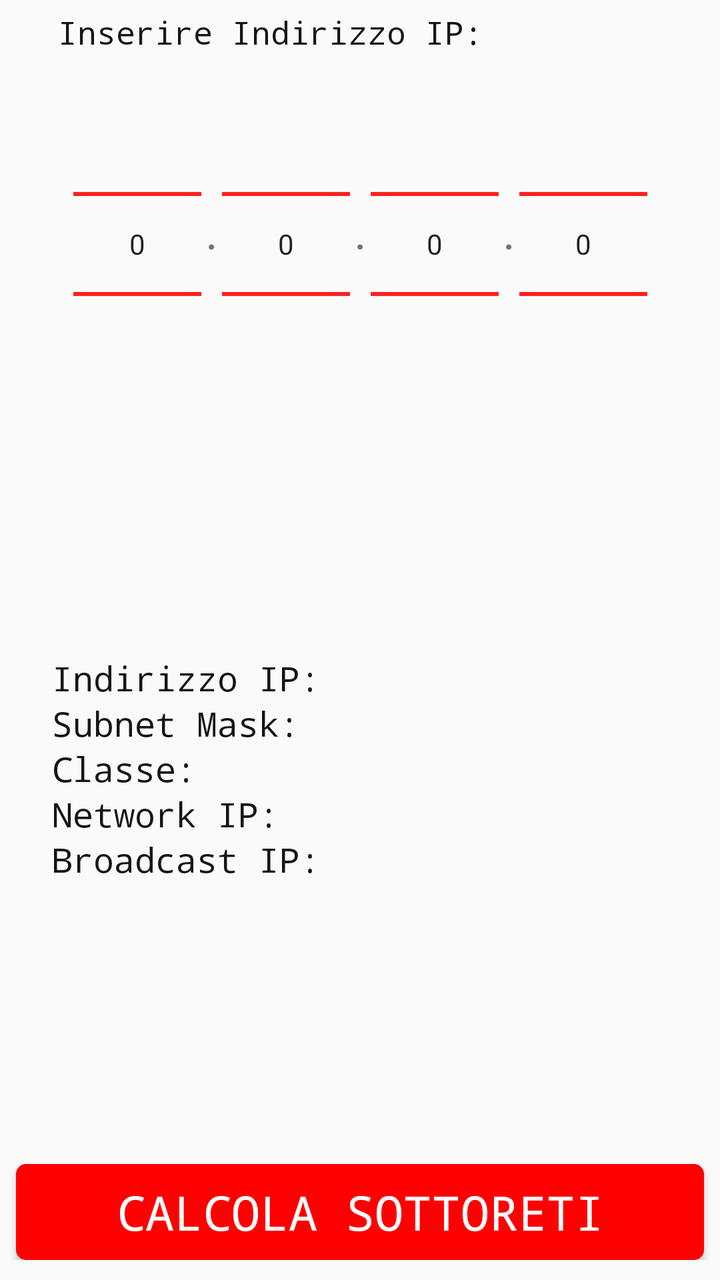
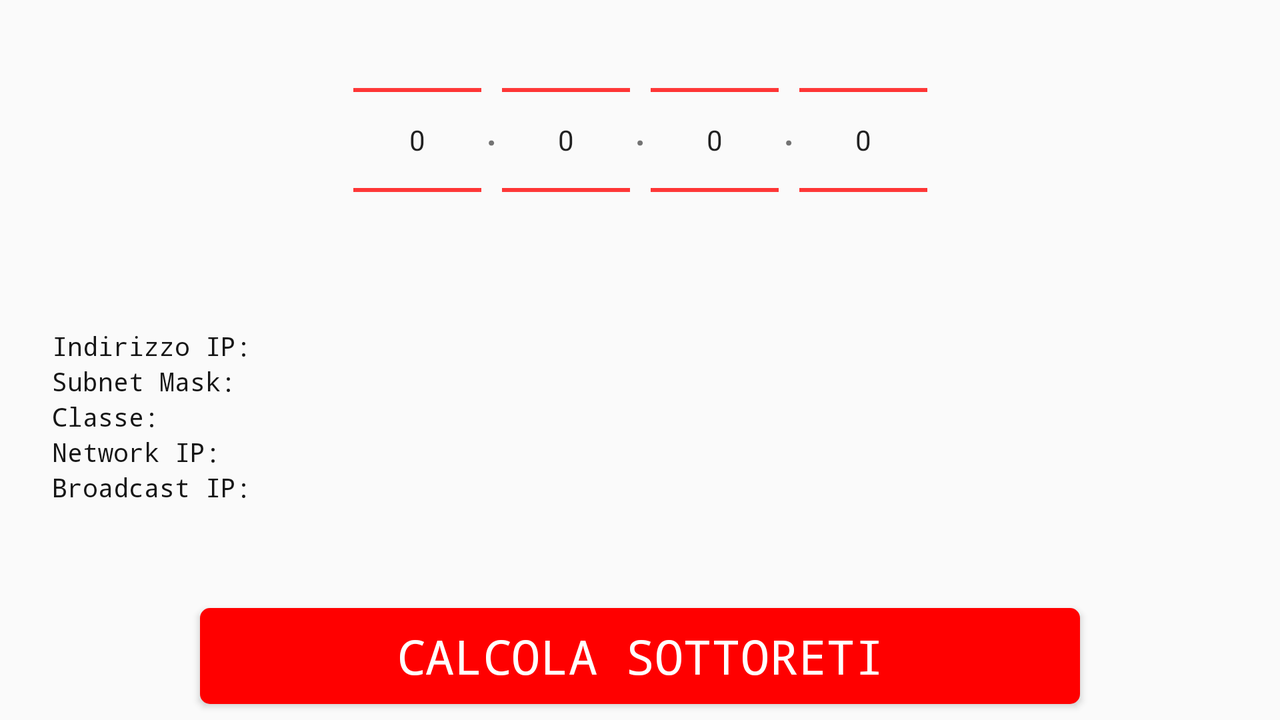

An Android layout and its configuration variant, each rendered on a device that would load it. The default file and the variant file are quoted in full after the pictures.
<!-- AndroidManifest.xml: application theme AppTheme -->
<!-- res/layout/activity_main.xml -->
<?xml version="1.0" encoding="utf-8"?>
<android.support.constraint.ConstraintLayout xmlns:android="http://schemas.android.com/apk/res/android"
    xmlns:app="http://schemas.android.com/apk/res-auto"
    xmlns:tools="http://schemas.android.com/tools"
    android:layout_width="match_parent"
    android:layout_height="match_parent"
    tools:context=".MainActivity"
    >

    <TextView
        android:id="@+id/textView4"
        android:layout_width="wrap_content"
        android:layout_height="wrap_content"
        android:layout_marginStart="8dp"
        android:layout_marginTop="8dp"
        android:layout_marginEnd="8dp"
        android:layout_marginBottom="8dp"
        android:fontFamily="monospace"
        android:text="Inserire Indirizzo IP:"
        android:textColor="@color/colorBackground"
        android:textSize="16sp"
        app:layout_constraintBottom_toTopOf="@+id/linearLayout"
        app:layout_constraintEnd_toEndOf="parent"
        app:layout_constraintHorizontal_bias="0.16"
        app:layout_constraintStart_toStartOf="parent"
        app:layout_constraintTop_toTopOf="parent" />

    <LinearLayout
        android:id="@+id/linearLayout"
        android:layout_width="wrap_content"
        android:layout_height="0dp"
        android:layout_marginStart="8dp"
        android:layout_marginTop="32dp"
        android:layout_marginEnd="8dp"
        android:orientation="horizontal"
        app:layout_constraintEnd_toEndOf="parent"
        app:layout_constraintStart_toStartOf="parent"
        app:layout_constraintTop_toTopOf="parent">

        <NumberPicker
            android:id="@+id/NP1"
            android:layout_width="wrap_content"
            android:layout_height="wrap_content"
            android:baselineAligned="false"
            android:fadeScrollbars="false"
            android:scrollbarAlwaysDrawHorizontalTrack="false"
            android:theme="@style/AppTheme.Picker"></NumberPicker>

        <TextView
            android:id="@+id/textView"
            android:layout_width="wrap_content"
            android:layout_height="match_parent"
            android:layout_weight="1"
            android:paddingLeft="2dp"
            android:paddingTop="67dp"
            android:paddingRight="2dp"
            android:text="."
            android:textSize="24sp" />

        <NumberPicker
            android:id="@+id/NP2"
            android:layout_width="wrap_content"
            android:layout_height="wrap_content"
            android:theme="@style/AppTheme.Picker"></NumberPicker>

        <TextView
            android:id="@+id/textView2"
            android:layout_width="wrap_content"
            android:layout_height="match_parent"
            android:layout_weight="1"
            android:paddingLeft="2dp"
            android:paddingTop="67dp"
            android:paddingRight="2dp"
            android:text="."
            android:textSize="24sp" />

        <NumberPicker
            android:id="@+id/NP3"
            android:layout_width="wrap_content"
            android:layout_height="wrap_content"
            android:theme="@style/AppTheme.Picker"></NumberPicker>

        <TextView
            android:id="@+id/textView3"
            android:layout_width="wrap_content"
            android:layout_height="match_parent"
            android:layout_weight="1"
            android:paddingLeft="2dp"
            android:paddingTop="67dp"
            android:paddingRight="2dp"
            android:text="."
            android:textSize="24sp" />

        <NumberPicker
            android:id="@+id/NP4"
            android:layout_width="wrap_content"
            android:layout_height="wrap_content"
            android:theme="@style/AppTheme.Picker"></NumberPicker>
    </LinearLayout>

    <LinearLayout
        android:id="@+id/linearLayout3"
        android:layout_width="0dp"
        android:layout_height="wrap_content"
        android:layout_marginStart="26dp"
        android:layout_marginTop="8dp"
        android:layout_marginEnd="8dp"
        android:layout_marginBottom="8dp"
        android:orientation="vertical"
        app:layout_constraintBottom_toBottomOf="parent"
        app:layout_constraintEnd_toEndOf="parent"
        app:layout_constraintStart_toStartOf="parent"
        app:layout_constraintTop_toBottomOf="@+id/linearLayout"
        app:layout_constraintVertical_bias="0.36">

        <TextView
            android:id="@+id/textViewIPAddress"
            android:layout_width="match_parent"
            android:layout_height="wrap_content"
            android:fontFamily="monospace"
            android:text="Indirizzo IP:"
            android:textColor="@color/colorBackground"
            android:textSize="17sp" />

        <TextView
            android:id="@+id/textViewSubnetMask"
            android:layout_width="match_parent"
            android:layout_height="wrap_content"
            android:fontFamily="monospace"
            android:text="Subnet Mask:"
            android:textColor="@color/colorBackground"
            android:textSize="17sp" />

        <TextView
            android:id="@+id/textViewClassIP"
            android:layout_width="match_parent"
            android:layout_height="wrap_content"
            android:fontFamily="monospace"
            android:text="Classe:"
            android:textColor="@color/colorBackground"
            android:textSize="17sp" />

        <TextView
            android:id="@+id/textViewNetworkIp"
            android:layout_width="match_parent"
            android:layout_height="wrap_content"
            android:fontFamily="monospace"
            android:text="Network IP:"
            android:textColor="@color/colorBackground"
            android:textSize="17sp" />

        <TextView
            android:id="@+id/textViewBroadcastIP"
            android:layout_width="match_parent"
            android:layout_height="wrap_content"
            android:fontFamily="monospace"
            android:text="Broadcast IP:"
            android:textColor="@color/colorBackground"
            android:textSize="17sp" />
    </LinearLayout>

    <LinearLayout
        android:layout_width="0dp"
        android:layout_height="wrap_content"
        android:layout_marginTop="8dp"
        android:orientation="vertical"
        app:layout_constraintBottom_toBottomOf="parent"
        app:layout_constraintEnd_toEndOf="parent"
        app:layout_constraintStart_toStartOf="parent"
        app:layout_constraintTop_toBottomOf="@+id/linearLayout3"
        app:layout_constraintVertical_bias="0.93">

        <Button
            android:id="@+id/buttonSottoReti"
            android:layout_width="match_parent"
            android:layout_height="48dp"
            android:layout_marginStart="8dp"
            android:layout_marginEnd="8dp"
            android:background="@drawable/ripple"
            android:fontFamily="monospace"
            android:onClick="onClickCalcola2"
            android:text="CALCOLA SOTTORETI"
            android:textColor="@android:color/background_light"
            android:textSize="24sp"
            tools:layout_editor_absoluteX="166dp"
            tools:layout_editor_absoluteY="675dp" />

    </LinearLayout>

</android.support.constraint.ConstraintLayout>
<!-- resources referenced by this layout -->
<resources>
  <color name="colorBackground">#161616</color>
  <!-- drawable ripple (drawable) -->
  <?xml version="1.0" encoding="utf-8"?>
  <ripple xmlns:android="http://schemas.android.com/apk/res/android"
      android:color="@color/colorWhite">
      <item android:id="@android:id/mask">
          <shape android:shape="rectangle">
              <solid android:color="@color/colorWhite" />
          </shape>
      </item>
  
      <item android:id="@android:id/background">
          <shape android:shape="rectangle">
              <gradient
                  android:angle="90"
                  android:endColor="@color/colorRed"
                  android:startColor="@color/colorRed"
                  android:type="linear" />
              <corners android:radius="5dp"/>
          </shape>
  
      </item>
  </ripple>
  <style name="AppTheme.Picker" parent="Theme.AppCompat.Light.NoActionBar">
          <item name="android:textColorSecondary">@color/colorRed</item>
      </style>
  <style name="AppTheme" parent="Theme.AppCompat.Light.DarkActionBar">
          
          <item name="colorPrimary">@color/colorRed</item>
          <item name="colorPrimaryDark">@color/colorAccent</item>
          <item name="colorAccent">@color/colorAccent</item>
      </style>
  <color name="colorWhite">#FFFFFF</color>
  <color name="colorRed">#FF0000</color>
  <color name="colorAccent">#C20925</color>
</resources>
<!-- res/layout-land/activity_main.xml (the repository's variant of the layout above) -->
<!-- drawn on the phone turned sideways -->
<?xml version="1.0" encoding="utf-8"?>
<android.support.constraint.ConstraintLayout xmlns:android="http://schemas.android.com/apk/res/android"
    xmlns:app="http://schemas.android.com/apk/res-auto"
    xmlns:tools="http://schemas.android.com/tools"
    android:layout_width="match_parent"
    android:layout_height="match_parent"
    tools:context=".MainActivity">

    <TextView
        android:id="@+id/textView4"
        android:layout_width="wrap_content"
        android:layout_height="wrap_content"
        android:layout_marginStart="8dp"
        android:layout_marginTop="8dp"
        android:layout_marginEnd="8dp"
        android:layout_marginBottom="8dp"
        android:fontFamily="monospace"
        android:text="Inserire Indirizzo IP:"
        android:textColor="@color/colorBackground"
        android:textSize="14sp"
        app:layout_constraintBottom_toTopOf="@+id/linearLayout"
        app:layout_constraintEnd_toEndOf="parent"
        app:layout_constraintHorizontal_bias="0.0"
        app:layout_constraintStart_toStartOf="parent"
        app:layout_constraintTop_toTopOf="parent"
        app:layout_constraintVertical_bias="0.0" />

    <LinearLayout
        android:id="@+id/linearLayout"
        android:layout_width="wrap_content"
        android:layout_height="136dp"
        android:layout_marginStart="8dp"
        android:layout_marginEnd="8dp"
        android:layout_marginBottom="8dp"
        android:orientation="horizontal"
        app:layout_constraintBottom_toTopOf="@+id/linearLayout3"
        app:layout_constraintEnd_toEndOf="parent"
        app:layout_constraintStart_toStartOf="parent"
        app:layout_constraintTop_toTopOf="parent"
        app:layout_constraintVertical_bias="0.100000024">

        <NumberPicker
            android:id="@+id/NP1"
            android:layout_width="wrap_content"
            android:layout_height="wrap_content"
            android:baselineAligned="false"
            android:fadeScrollbars="false"
            android:scrollbarAlwaysDrawHorizontalTrack="false"
            android:theme="@style/AppTheme.Picker"></NumberPicker>

        <TextView
            android:id="@+id/textView"
            android:layout_width="wrap_content"
            android:layout_height="match_parent"
            android:layout_weight="1"
            android:paddingLeft="2dp"
            android:paddingTop="45dp"
            android:paddingRight="2dp"
            android:text="."
            android:textSize="24sp" />

        <NumberPicker
            android:id="@+id/NP2"
            android:layout_width="wrap_content"
            android:layout_height="wrap_content"
            android:theme="@style/AppTheme.Picker"></NumberPicker>

        <TextView
            android:id="@+id/textView2"
            android:layout_width="wrap_content"
            android:layout_height="match_parent"
            android:layout_weight="1"
            android:paddingLeft="2dp"
            android:paddingTop="45dp"
            android:paddingRight="2dp"
            android:text="."
            android:textSize="24sp" />

        <NumberPicker
            android:id="@+id/NP3"
            android:layout_width="wrap_content"
            android:layout_height="wrap_content"
            android:theme="@style/AppTheme.Picker"></NumberPicker>

        <TextView
            android:id="@+id/textView3"
            android:layout_width="wrap_content"
            android:layout_height="match_parent"
            android:layout_weight="1"
            android:paddingLeft="2dp"
            android:paddingTop="45dp"
            android:paddingRight="2dp"
            android:text="."
            android:textSize="24sp" />

        <NumberPicker
            android:id="@+id/NP4"
            android:layout_width="wrap_content"
            android:layout_height="wrap_content"
            android:theme="@style/AppTheme.Picker"></NumberPicker>
    </LinearLayout>

    <LinearLayout
        android:id="@+id/linearLayout3"
        android:layout_width="0dp"
        android:layout_height="wrap_content"
        android:layout_marginStart="26dp"
        android:layout_marginTop="8dp"
        android:layout_marginEnd="8dp"
        android:layout_marginBottom="8dp"
        android:orientation="vertical"
        app:layout_constraintBottom_toBottomOf="parent"
        app:layout_constraintEnd_toEndOf="parent"
        app:layout_constraintStart_toStartOf="parent"
        app:layout_constraintTop_toTopOf="parent"
        app:layout_constraintVertical_bias="0.61">

        <TextView
            android:id="@+id/textViewIPAddress"
            android:layout_width="match_parent"
            android:layout_height="wrap_content"
            android:fontFamily="monospace"
            android:text="Indirizzo IP:"
            android:textColor="@color/colorBackground"
            android:textSize="13sp" />

        <TextView
            android:id="@+id/textViewSubnetMask"
            android:layout_width="match_parent"
            android:layout_height="wrap_content"
            android:fontFamily="monospace"
            android:text="Subnet Mask:"
            android:textColor="@color/colorBackground"
            android:textSize="13sp" />

        <TextView
            android:id="@+id/textViewClassIP"
            android:layout_width="match_parent"
            android:layout_height="wrap_content"
            android:fontFamily="monospace"
            android:text="Classe:"
            android:textColor="@color/colorBackground"
            android:textSize="13sp" />

        <TextView
            android:id="@+id/textViewNetworkIp"
            android:layout_width="match_parent"
            android:layout_height="wrap_content"
            android:fontFamily="monospace"
            android:text="Network IP:"
            android:textColor="@color/colorBackground"
            android:textSize="13sp" />

        <TextView
            android:id="@+id/textViewBroadcastIP"
            android:layout_width="match_parent"
            android:layout_height="wrap_content"
            android:fontFamily="monospace"
            android:text="Broadcast IP:"
            android:textColor="@color/colorBackground"
            android:textSize="13sp" />
    </LinearLayout>

    <Button
        android:id="@+id/buttonSottoReti"
        android:layout_width="0dp"
        android:layout_height="wrap_content"
        android:layout_marginStart="100dp"
        android:layout_marginEnd="100dp"
        android:layout_marginBottom="8dp"
        android:background="@drawable/ripple"
        android:fontFamily="monospace"
        android:onClick="onClickCalcola2"
        android:text="CALCOLA SOTTORETI"
        android:textColor="@android:color/background_light"
        android:textSize="24sp"
        app:layout_constraintBottom_toBottomOf="parent"
        app:layout_constraintEnd_toEndOf="parent"
        app:layout_constraintStart_toStartOf="parent" />

</android.support.constraint.ConstraintLayout>
